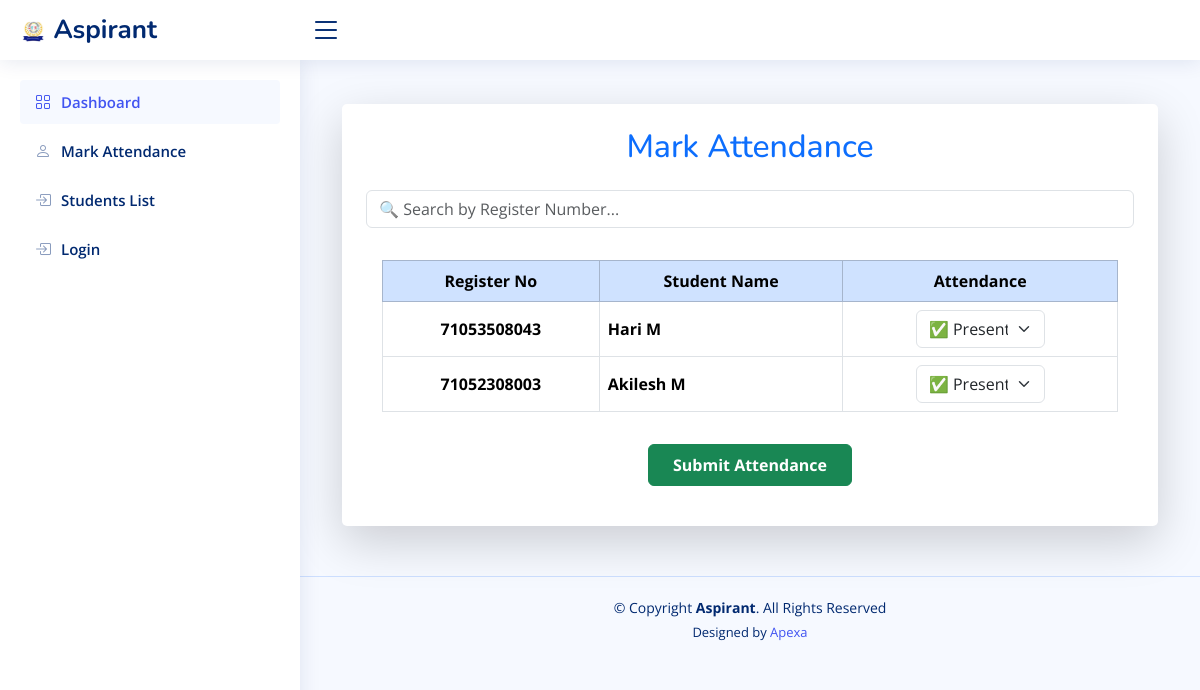
/management/mark-attendance/ (signed in), run on the app's committed database.
### students/models.py (models this page shows, shortened)
class Student(models.Model):
    user = models.OneToOneField(User, on_delete=models.CASCADE, null=True, blank=True)
    first_name = models.CharField(max_length=100)
    last_name = models.CharField(max_length=150)
    username = models.CharField(max_length=150)
    email = models.EmailField(unique=True, null=False)
    ph_no = models.CharField(max_length=15)
    reg_no = models.CharField(max_length=15, unique=True)
    dep = models.CharField(max_length=255)
    year = models.CharField(max_length=255)
    clg_name = models.CharField(max_length=255)
    course = models.CharField(max_length=255, null=True)
    profile_pic = models.ImageField(upload_to='profile_pics/', blank=True, null=True)
    password = models.CharField(max_length=255)
    class_name = models.CharField(max_length=50, null=True, blank=True, default="Not Assigned")

### teachers/views.py (the view, shortened to what this page needs)
# urls.py: path('mark-attendance/', views.mark_attendance, name='mark_attendance'),
def mark_attendance(request):
    teacher = get_object_or_404(Teacher, user=request.user)  # Get the logged-in teacher
    students = Student.objects.filter(clg_name=teacher.college_name)  # Fetch students from the same college
    today = date.today()  # Get the current date
    return render(request, 'admin/mark_attendance.html', {'students': students})

### templates/admin/mark_attendance.html (shortened to what this page needs)
{% extends 'teachers/teacher_base.html' %}
{% block content %}
{% load static %}
<main id="main" class="main">
    <div class="container mt-4">
        <div class="card shadow-lg p-4">
            <h2 class="text-center text-primary mb-4">Mark Attendance</h2>
            <div class="mb-3">
                <input type="text" id="searchInput" class="form-control" placeholder="🔍 Search by Register Number..." onkeyup="searchFunction()">
            </div>
            <form method="POST" action="{% url 'mark_attendance' %}" class="p-3">
                <div class="table-responsive">
                    <table class="table table-bordered table-hover" id="studentTable">
                        <thead class="table-primary text-center">
                            <tr>
                                <th>Register No</th>
                                <th>Student Name</th>
                                <th>Attendance</th>
                            </tr>
                        </thead>
                        <tbody>
                            {% for student in students %}
                            <tr>
                                <td class="align-middle text-center reg-no">
                                    <strong>{{ student.reg_no }}</strong>
                                </td>
                                <td class="align-middle">
                                    <strong>{{ student.first_name }} {{ student.last_name }}</strong>
                                </td>
                                <td class="text-center">
                                    <select name="student_{{ student.id }}" class="form-select w-50 mx-auto">
                                        <option value="present">✅ Present</option>
                                    </select>
                                </td>
                            </tr>
                            {% endfor %}
                        </tbody>
                    </table>
                </div>
                <div class="text-center mt-3">
                    <button type="submit" class="btn btn-success px-4 py-2 fw-bold">
                        Submit Attendance
                    </button>
                </div>
            </form>
        </div>
    </div>
</main>
{% endblock content %}

### static/assets/css/style.css (style rules this page uses)
:root { scroll-behavior: smooth; }
body { font-family: "Open Sans", sans-serif; background: #f6f9ff; color: #444444; }
h1, h2, h3, h4, h5, h6 { font-family: "Nunito", sans-serif; }
#main { margin-top: 60px; padding: 20px 30px; transition: all 0.3s; }
.card { margin-bottom: 30px; border: none; border-radius: 5px; box-shadow: 0px 0 30px rgba(1, 41, 112, 0.1); }
@media (min-width: 1200px) { #main, #footer { margin-left: 300px; } }

### data on the page
Student: reg_no "71053508043", first_name "Hari", last_name "M", id "✅ Present"
Student: reg_no "71052308003", first_name "Akilesh", last_name "M", id "✅ Present"
